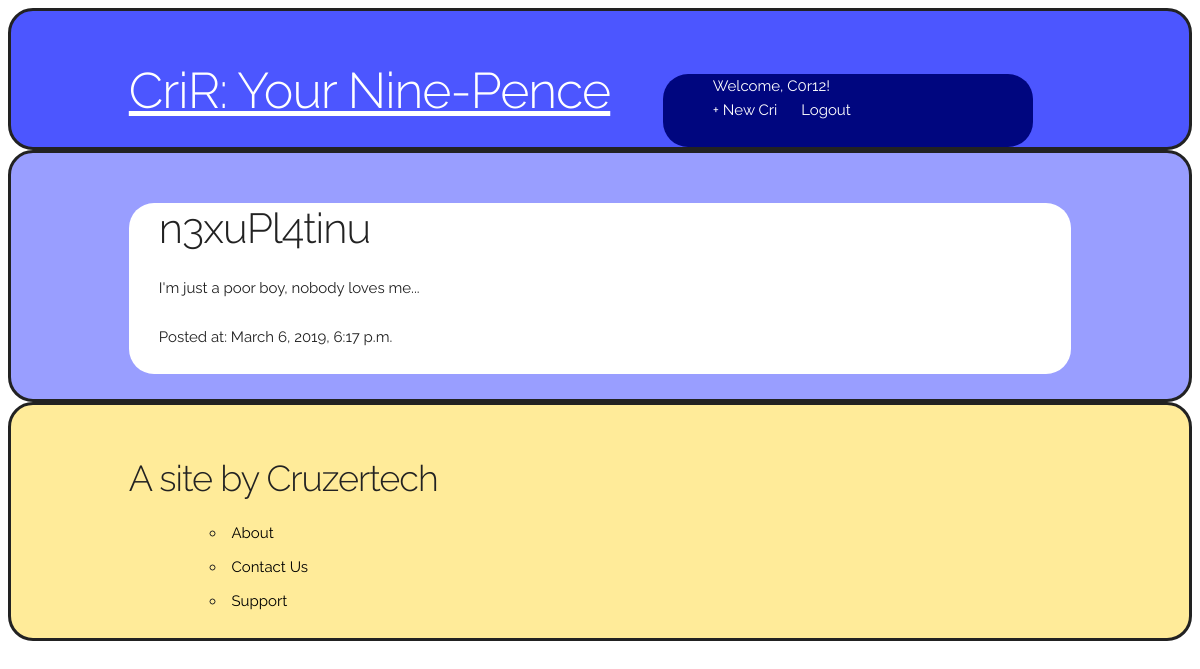
Page /cri/1/ (signed in) on the committed database.
### criRapp/models.py (models this page shows, shortened)
class Cri(models.Model):
    author = models.ForeignKey('auth.user', on_delete=models.CASCADE)
    created = models.DateTimeField(auto_now_add=True)
    updated = models.DateTimeField(auto_now=True)
    body = models.CharField(max_length=200)
    photo = models.ImageField(upload_to='images/')
    @property
    def created_updated_differ(self):
        return(self.updated - self.created) > timedelta(seconds=1)

### criRapp/views.py (the view)
# urls.py: path('cri/<int:pk>/', views.CrirDetailView.as_view(), name='cri_detail'),
class CrirDetailView(LoginRequiredMixin,DetailView):
    model = Cri
    template_name = 'criRapp/cri_detail.html'

### criRapp/templates/criRapp/cri_detail.html (shortened to what this page needs)
{% extends 'criRapp/base.html' %}
{% block content %}
    <div class="post-entry">
        <h2>{{ cri.author }}</h2>
        <p>{{ cri.body }}</p>
        <p>Posted at: {{ cri.created }}</p>
    </div>
{% endblock content %}

### criRapp/templates/criRapp/base.html (shortened to what this page needs)
{% load static %}
<html>
    <head>
        <link rel="stylesheet" type="text/css" href="{% static 'css/base.css' %}">
    </head>
    <body>
    <section class="topbar">
        <div class="container">
            <header>
            <div class="seven columns">
                <h1><a href="/">CriR: Your Nine-Pence</a></h1>
            </div>
            <div id="nav" class="five columns">
            {% if user.is_authenticated %}
                <ul>
                    <li>Welcome, <a href="{% url 'user_cri_list' user.username %}">{{ user.username }}</a>!</li><br>
                    <li><a href="{% url 'cri_new' %}">+ New Cri</a></li>
                    <li><a href="{% url 'logout' %}">Logout</a></li>
                </ul>
            {% else %}
                <p>You are not logged in.</p>
                <p><a href="{% url 'login' %}">Login</a> | <a href="{% url 'signup' %}">Sign Up</a></p>
            {% endif %}
            </div>
            </header>
        </div>
    </section>
    <section class="cris">
        <div class="container">
        {% block content %}
        {% endblock content %}
        </div>
    </section>
    <section class="footer">
        <div class="container">
            <footer>
            <div class="five columns">
                <h3>A site by Cruzertech</h3>
            </div>
            <div class="offset-by-one columns">
                <ul>
                    <li><a href=''>About</a></li>
                    <li><a href=''>Contact Us</a></li>
                    <li><a href=''>Support</a></li>
                </ul>
            </div>
            </footer>
        </div>
    </section>
    </body>
</html>

### static/css/base.css (style rules this page uses)
.container { position: relative; width: 100%; max-width: 960px; margin: 0 auto; padding: 0 20px; box-sizing: border-box; }
.column, .columns { width: 100%; float: left; box-sizing: border-box; }
@media (min-width: 400px) { .container { width: 85%; padding: 0; } }
@media (min-width: 550px) { .container { width: 80%; } }
@media (min-width: 550px) { .column, .columns { margin-left: 4%; } }
@media (min-width: 550px) { .column:first-child, .columns:first-child { margin-left: 0; } }
@media (min-width: 550px) { .five.columns { width: 39.3333333333%; } }
@media (min-width: 550px) { .seven.columns { width: 56.6666666667%; } }
@media (min-width: 550px) { .offset-by-one.column, .offset-by-one.columns { margin-left: 8.66666666667%; } }
html { font-size: 62.5%; }
body { font-size: 1.5em; line-height: 1.6; font-weight: 400; font-family: "Raleway", "HelveticaNeue", "Helvetica Neue", Helvetica, Arial, sans-serif; color: #222; }
h1, h2, h3, h4, h5, h6 { margin-top: 0; margin-bottom: 2rem; font-weight: 300; }
h1 { font-size: 4.0rem; line-height: 1.2; letter-spacing: -.1rem; }
h2 { font-size: 3.6rem; line-height: 1.25; letter-spacing: -.1rem; }
h3 { font-size: 3.0rem; line-height: 1.3; letter-spacing: -.1rem; }
@media (min-width: 550px) { h1 { font-size: 5.0rem; } }
@media (min-width: 550px) { h2 { font-size: 4.2rem; } }
@media (min-width: 550px) { h3 { font-size: 3.6rem; } }
p { margin-top: 0; }
a { color: #1EAEDB; }
ul { list-style: circle inside; }
ol, ul { padding-left: 0; margin-top: 0; }
li { margin-bottom: 1rem; }
pre, blockquote, dl, figure, table, p, ul, ol, form { margin-bottom: 2.5rem; }
.container:after, .row:after, .u-cf { content: ""; display: table; clear: both; }
.container { margin-top: 50px; }
#nav { margin: 13px 0 0 0; background: #00067F; color: white; border-radius: 25px; padding-left: 50px; }
#nav ul li { display: inline; margin: 0 20px 0 0; }
#nav a { text-decoration: none; }
.topbar { border-radius: 25px; border: solid; background: #4C56FF; }
.topbar a { color: white; }
.cris { background: #999EFF; border-radius: 25px; border: solid; }
.post-entry { background: white; border-radius: 25px; padding-left: 30px; }
.footer { background: #FFEB99; border-radius: 25px; border: solid; }
footer { margin-bottom: 50px; }
footer a { color: black; text-decoration: none; }

### rows in the picture
Cri: author "n3xuPl4tinu", body "I'm just a poor boy, nobody loves me...", created "March 6, 2019, 6:17 p.m."

### other values in the picture
{{ user.username }} "C0r12"
